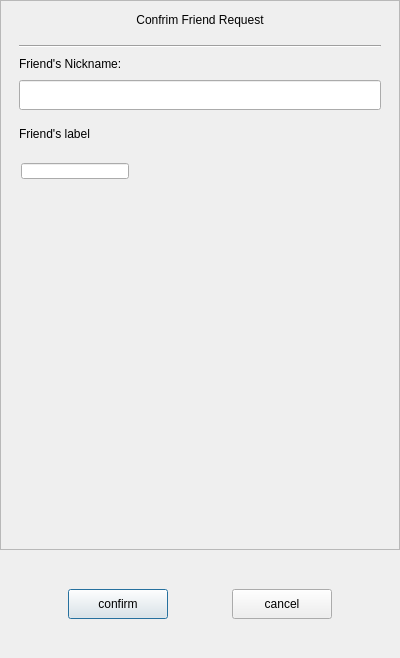
<?xml version="1.0" encoding="UTF-8"?>
<ui version="4.0">
 <class>AuthenticateNewFriendRequestDialog</class>
 <widget class="QDialog" name="AuthenticateNewFriendRequestDialog">
  <property name="geometry">
   <rect>
    <x>0</x>
    <y>0</y>
    <width>400</width>
    <height>658</height>
   </rect>
  </property>
  <property name="windowTitle">
   <string>Dialog</string>
  </property>
  <layout class="QVBoxLayout" name="verticalLayout_6">
   <property name="spacing">
    <number>0</number>
   </property>
   <property name="leftMargin">
    <number>0</number>
   </property>
   <property name="topMargin">
    <number>0</number>
   </property>
   <property name="rightMargin">
    <number>0</number>
   </property>
   <property name="bottomMargin">
    <number>0</number>
   </property>
   <item>
    <layout class="QVBoxLayout" name="verticalLayout">
     <item>
      <widget class="QScrollArea" name="scrollArea">
       <property name="minimumSize">
        <size>
         <width>0</width>
         <height>550</height>
        </size>
       </property>
       <property name="maximumSize">
        <size>
         <width>16777215</width>
         <height>550</height>
        </size>
       </property>
       <property name="widgetResizable">
        <bool>true</bool>
       </property>
       <widget class="QWidget" name="scrollAreaWidgetContents">
        <property name="geometry">
         <rect>
          <x>0</x>
          <y>0</y>
          <width>396</width>
          <height>548</height>
         </rect>
        </property>
        <layout class="QVBoxLayout" name="verticalLayout_2">
         <item>
          <widget class="QWidget" name="widget_2" native="true">
           <property name="minimumSize">
            <size>
             <width>0</width>
             <height>20</height>
            </size>
           </property>
           <property name="maximumSize">
            <size>
             <width>16777215</width>
             <height>20</height>
            </size>
           </property>
           <layout class="QHBoxLayout" name="horizontalLayout_2">
            <property name="spacing">
             <number>0</number>
            </property>
            <property name="leftMargin">
             <number>0</number>
            </property>
            <property name="topMargin">
             <number>0</number>
            </property>
            <property name="rightMargin">
             <number>0</number>
            </property>
            <property name="bottomMargin">
             <number>0</number>
            </property>
            <item>
             <widget class="QLabel" name="display_title_label">
              <property name="text">
               <string>Confrim Friend Request</string>
              </property>
              <property name="alignment">
               <set>Qt::AlignmentFlag::AlignCenter</set>
              </property>
             </widget>
            </item>
           </layout>
          </widget>
         </item>
         <item>
          <widget class="QWidget" name="widget_3" native="true">
           <layout class="QVBoxLayout" name="verticalLayout_3">
            <item>
             <widget class="Line" name="line">
              <property name="orientation">
               <enum>Qt::Orientation::Horizontal</enum>
              </property>
             </widget>
            </item>
            <item>
             <widget class="QLabel" name="display_nickname_label">
              <property name="minimumSize">
               <size>
                <width>0</width>
                <height>20</height>
               </size>
              </property>
              <property name="maximumSize">
               <size>
                <width>16777215</width>
                <height>20</height>
               </size>
              </property>
              <property name="text">
               <string>Friend's Nickname:</string>
              </property>
             </widget>
            </item>
            <item>
             <widget class="RestrictUserSearchingInput" name="nick_name_edit">
              <property name="minimumSize">
               <size>
                <width>0</width>
                <height>30</height>
               </size>
              </property>
              <property name="maximumSize">
               <size>
                <width>16777215</width>
                <height>30</height>
               </size>
              </property>
             </widget>
            </item>
            <item>
             <widget class="QWidget" name="widget_4" native="true">
              <layout class="QVBoxLayout" name="verticalLayout_4">
               <property name="spacing">
                <number>0</number>
               </property>
               <property name="leftMargin">
                <number>0</number>
               </property>
               <property name="topMargin">
                <number>0</number>
               </property>
               <property name="rightMargin">
                <number>0</number>
               </property>
               <property name="bottomMargin">
                <number>0</number>
               </property>
               <item>
                <widget class="QLabel" name="display_category_label">
                 <property name="minimumSize">
                  <size>
                   <width>0</width>
                   <height>20</height>
                  </size>
                 </property>
                 <property name="maximumSize">
                  <size>
                   <width>16777215</width>
                   <height>20</height>
                  </size>
                 </property>
                 <property name="text">
                  <string>Friend's label</string>
                 </property>
                </widget>
               </item>
               <item>
                <widget class="QWidget" name="input_tag_widget" native="true">
                 <property name="minimumSize">
                  <size>
                   <width>0</width>
                   <height>35</height>
                  </size>
                 </property>
                 <property name="maximumSize">
                  <size>
                   <width>16777215</width>
                   <height>16</height>
                  </size>
                 </property>
                 <widget class="RestrictUserSearchingInput" name="tag_input">
                  <property name="geometry">
                   <rect>
                    <x>2</x>
                    <y>2</y>
                    <width>108</width>
                    <height>16</height>
                   </rect>
                  </property>
                  <property name="minimumSize">
                   <size>
                    <width>21</width>
                    <height>16</height>
                   </size>
                  </property>
                  <property name="maximumSize">
                   <size>
                    <width>16777215</width>
                    <height>16</height>
                   </size>
                  </property>
                 </widget>
                </widget>
               </item>
               <item>
                <widget class="QWidget" name="user_tag_display_bar" native="true">
                 <property name="minimumSize">
                  <size>
                   <width>0</width>
                   <height>20</height>
                  </size>
                 </property>
                 <property name="maximumSize">
                  <size>
                   <width>16777215</width>
                   <height>20</height>
                  </size>
                 </property>
                 <layout class="QHBoxLayout" name="horizontalLayout_3">
                  <property name="spacing">
                   <number>0</number>
                  </property>
                  <property name="leftMargin">
                   <number>0</number>
                  </property>
                  <property name="topMargin">
                   <number>0</number>
                  </property>
                  <property name="rightMargin">
                   <number>0</number>
                  </property>
                  <property name="bottomMargin">
                   <number>0</number>
                  </property>
                  <item>
                   <widget class="OnceClickableQLabel" name="tag_display">
                    <property name="minimumSize">
                     <size>
                      <width>0</width>
                      <height>16</height>
                     </size>
                    </property>
                    <property name="maximumSize">
                     <size>
                      <width>16777215</width>
                      <height>16</height>
                     </size>
                    </property>
                    <property name="text">
                     <string/>
                    </property>
                    <property name="alignment">
                     <set>Qt::AlignmentFlag::AlignLeading|Qt::AlignmentFlag::AlignLeft|Qt::AlignmentFlag::AlignVCenter</set>
                    </property>
                   </widget>
                  </item>
                 </layout>
                </widget>
               </item>
               <item>
                <widget class="QWidget" name="widget_5" native="true">
                 <property name="minimumSize">
                  <size>
                   <width>0</width>
                   <height>250</height>
                  </size>
                 </property>
                 <property name="maximumSize">
                  <size>
                   <width>16777215</width>
                   <height>300</height>
                  </size>
                 </property>
                 <layout class="QHBoxLayout" name="horizontalLayout_4">
                  <property name="spacing">
                   <number>0</number>
                  </property>
                  <property name="leftMargin">
                   <number>0</number>
                  </property>
                  <property name="topMargin">
                   <number>0</number>
                  </property>
                  <property name="rightMargin">
                   <number>0</number>
                  </property>
                  <property name="bottomMargin">
                   <number>0</number>
                  </property>
                  <item>
                   <widget class="QWidget" name="existing_tag_widget" native="true">
                    <layout class="QHBoxLayout" name="horizontalLayout_5">
                     <property name="spacing">
                      <number>0</number>
                     </property>
                     <property name="leftMargin">
                      <number>0</number>
                     </property>
                     <property name="topMargin">
                      <number>0</number>
                     </property>
                     <property name="rightMargin">
                      <number>0</number>
                     </property>
                     <property name="bottomMargin">
                      <number>0</number>
                     </property>
                    </layout>
                   </widget>
                  </item>
                  <item>
                   <widget class="QWidget" name="widget_7" native="true">
                    <property name="minimumSize">
                     <size>
                      <width>30</width>
                      <height>0</height>
                     </size>
                    </property>
                    <property name="maximumSize">
                     <size>
                      <width>30</width>
                      <height>16777215</height>
                     </size>
                    </property>
                    <layout class="QVBoxLayout" name="verticalLayout_5">
                     <property name="spacing">
                      <number>0</number>
                     </property>
                     <property name="leftMargin">
                      <number>0</number>
                     </property>
                     <property name="topMargin">
                      <number>0</number>
                     </property>
                     <property name="rightMargin">
                      <number>0</number>
                     </property>
                     <property name="bottomMargin">
                      <number>0</number>
                     </property>
                     <item>
                      <spacer name="verticalSpacer_3">
                       <property name="orientation">
                        <enum>Qt::Orientation::Vertical</enum>
                       </property>
                       <property name="sizeHint" stdset="0">
                        <size>
                         <width>20</width>
                         <height>40</height>
                        </size>
                       </property>
                      </spacer>
                     </item>
                     <item>
                      <widget class="OnceClickableQLabel" name="show_more_label">
                       <property name="minimumSize">
                        <size>
                         <width>25</width>
                         <height>25</height>
                        </size>
                       </property>
                       <property name="maximumSize">
                        <size>
                         <width>25</width>
                         <height>25</height>
                        </size>
                       </property>
                       <property name="text">
                        <string/>
                       </property>
                       <property name="alignment">
                        <set>Qt::AlignmentFlag::AlignCenter</set>
                       </property>
                      </widget>
                     </item>
                     <item>
                      <spacer name="verticalSpacer_4">
                       <property name="orientation">
                        <enum>Qt::Orientation::Vertical</enum>
                       </property>
                       <property name="sizeHint" stdset="0">
                        <size>
                         <width>20</width>
                         <height>40</height>
                        </size>
                       </property>
                      </spacer>
                     </item>
                    </layout>
                   </widget>
                  </item>
                 </layout>
                </widget>
               </item>
              </layout>
             </widget>
            </item>
           </layout>
          </widget>
         </item>
        </layout>
       </widget>
      </widget>
     </item>
     <item>
      <spacer name="verticalSpacer_2">
       <property name="orientation">
        <enum>Qt::Orientation::Vertical</enum>
       </property>
       <property name="sizeType">
        <enum>QSizePolicy::Policy::Fixed</enum>
       </property>
       <property name="sizeHint" stdset="0">
        <size>
         <width>20</width>
         <height>30</height>
        </size>
       </property>
      </spacer>
     </item>
     <item>
      <widget class="QWidget" name="widget" native="true">
       <property name="minimumSize">
        <size>
         <width>0</width>
         <height>40</height>
        </size>
       </property>
       <property name="maximumSize">
        <size>
         <width>16777215</width>
         <height>60</height>
        </size>
       </property>
       <layout class="QHBoxLayout" name="horizontalLayout">
        <item>
         <spacer name="horizontalSpacer">
          <property name="orientation">
           <enum>Qt::Orientation::Horizontal</enum>
          </property>
          <property name="sizeHint" stdset="0">
           <size>
            <width>40</width>
            <height>20</height>
           </size>
          </property>
         </spacer>
        </item>
        <item>
         <widget class="ButtonDisplaySwitching" name="confirm_button">
          <property name="minimumSize">
           <size>
            <width>100</width>
            <height>30</height>
           </size>
          </property>
          <property name="maximumSize">
           <size>
            <width>100</width>
            <height>30</height>
           </size>
          </property>
          <property name="text">
           <string>confirm</string>
          </property>
         </widget>
        </item>
        <item>
         <spacer name="horizontalSpacer_3">
          <property name="orientation">
           <enum>Qt::Orientation::Horizontal</enum>
          </property>
          <property name="sizeHint" stdset="0">
           <size>
            <width>40</width>
            <height>20</height>
           </size>
          </property>
         </spacer>
        </item>
        <item>
         <widget class="ButtonDisplaySwitching" name="cancel_button">
          <property name="minimumSize">
           <size>
            <width>100</width>
            <height>30</height>
           </size>
          </property>
          <property name="maximumSize">
           <size>
            <width>100</width>
            <height>30</height>
           </size>
          </property>
          <property name="text">
           <string>cancel</string>
          </property>
         </widget>
        </item>
        <item>
         <spacer name="horizontalSpacer_2">
          <property name="orientation">
           <enum>Qt::Orientation::Horizontal</enum>
          </property>
          <property name="sizeHint" stdset="0">
           <size>
            <width>40</width>
            <height>20</height>
           </size>
          </property>
         </spacer>
        </item>
       </layout>
      </widget>
     </item>
     <item>
      <spacer name="verticalSpacer">
       <property name="orientation">
        <enum>Qt::Orientation::Vertical</enum>
       </property>
       <property name="sizeHint" stdset="0">
        <size>
         <width>20</width>
         <height>40</height>
        </size>
       </property>
      </spacer>
     </item>
    </layout>
   </item>
  </layout>
 </widget>
 <customwidgets>
  <customwidget>
   <class>ButtonDisplaySwitching</class>
   <extends>QPushButton</extends>
   <header location="global">buttondisplayswitching.h</header>
  </customwidget>
  <customwidget>
   <class>OnceClickableQLabel</class>
   <extends>QLabel</extends>
   <header location="global">onceclickableqlabel.h</header>
  </customwidget>
  <customwidget>
   <class>RestrictUserSearchingInput</class>
   <extends>QLineEdit</extends>
   <header location="global">restrictusersearchinginput.h</header>
  </customwidget>
 </customwidgets>
 <resources/>
 <connections/>
</ui>
